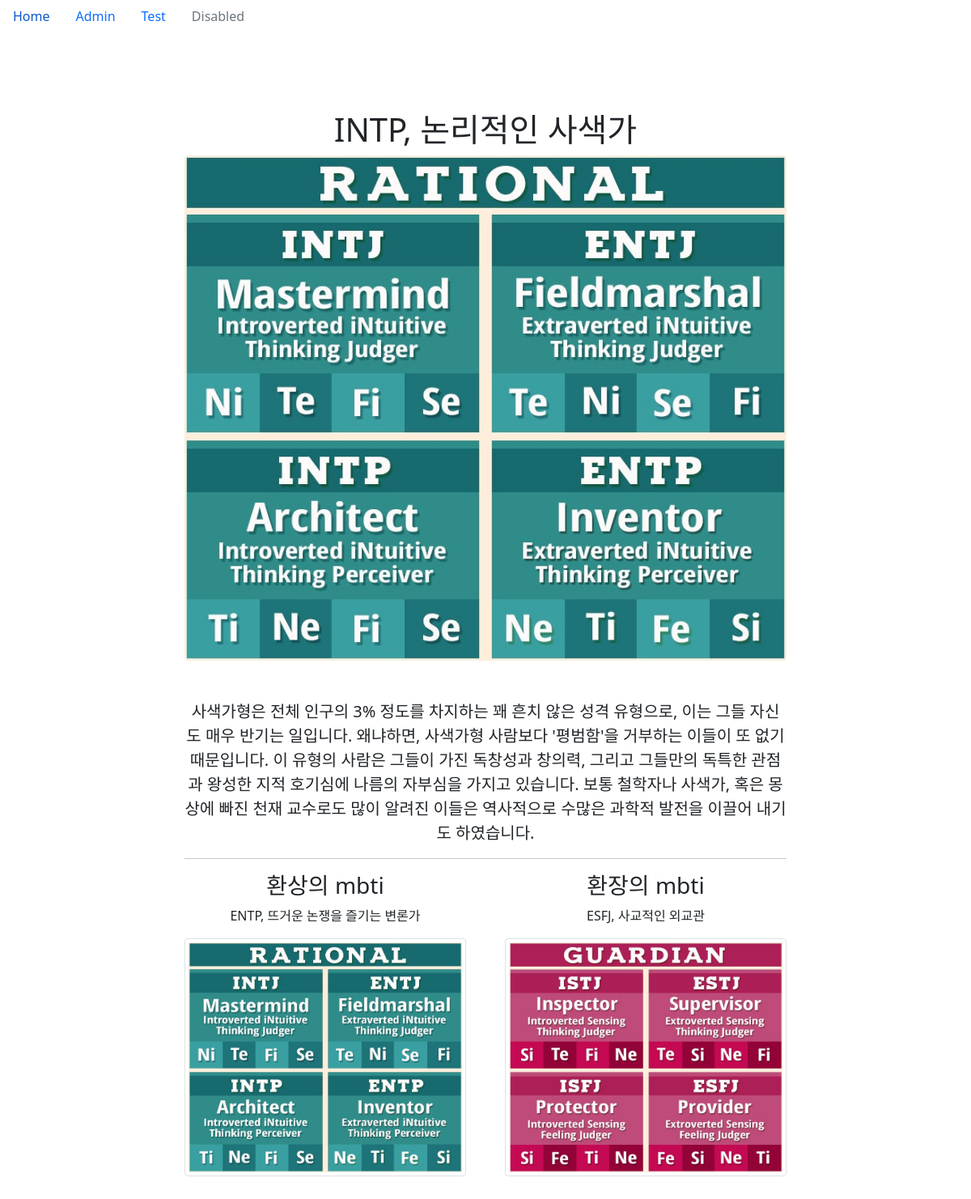
Page /q/mbti/intp on the committed database.
### question/models.py (models this page shows, shortened)
class TypeIndicator(models.Model):
    mbti = models.CharField(max_length=4, choices=MBTI)
    image = models.ImageField('IMAGE', upload_to='SorlPhoto/%Y', null=True)
    slug = models.SlugField('SLUG', unique=True, allow_unicode=True)
    text = models.TextField(blank=True)
    details = models.ManyToManyField(DetailText)
    like = models.ForeignKey('self', on_delete=models.CASCADE, related_name='like_mbti', null=True)
    hate = models.ForeignKey('self', on_delete=models.CASCADE, related_name='hate_mbti', null=True)
    def get_absolute_url(self):
        return reverse('detail', args=(self.slug,))
    def __str__(self) -> str:
        return f"{self.mbti}, {self.get_mbti_display()}"

### question/views.py (the view)
# urls.py: path('mbti/<slug:slug>', TypeIndicatorDetailView.as_view(), name='detail'),
class TypeIndicatorDetailView(DetailView):
    model = TypeIndicator

### question/templates/question/typeindicator_detail.html (shortened to what this page needs)
{% extends 'base.html' %}
{% load sorl_thumbnail %}
{% load static %}
{% block content %}
<div class="container">
<main>
    <div class="py-5 text-center">
        <h1>{{object}}</h1>
        <img class="rounded mx-auto d-block img-fluid" src="{{ object.image.url }}">
    </div>
    <p class="lead">{{ object.text }}</p>
</main>
    <hr>
<div class="row g-5">
    <div class="col-6">
        <h3> 환상의 mbti </h3>
        <p>{{ object.like }}</p>
        <a href="{{ object.like.get_absolute_url }}"><img class="img-thumbnail" src="{{ object.like.image.url }}"></a>
    </div>
    <div class="col-6">
        <h3> 환장의 mbti </h3>
        <p>{{ object.hate }}</p>
        <a href="{{ object.hate.get_absolute_url }}"><img class="img-thumbnail" src="{{ object.hate.image.url }}"></a>
    </div>
</div>
{% endblock %}

### rows in the picture
TypeIndicator: mbti "INTP, 논리적인 사색가", image (picture), text "사색가형은 전체 인구의 3% 정도를 차지하는 꽤 흔치 않은 성격 유형으로, 이는 그들 자신도 매우 반기는 일입니다. 왜냐하면, 사색가형 사람보다 '평범함'을 거부하는 이들이 또 없기 때문입니다. 이 유형의 사람은 그들이 가진 독창성과 창의력, 그리고 그들만의 독특한 관점과 왕성한 지적 호기심에 나름의 자부심을 가지고 있습니다. 보통 철학자나 사색가, 혹은 몽상에 빠진 천재 교수로도 많이 알려진 이들은 역사적으로 수많은 과학적 발전을 이끌어 내기도 하였습니다.", like "ENTP, 뜨거운 논쟁을 즐기는 변론가", like.image (picture), hate "ESFJ, 사교적인 외교관", hate.image (picture)
